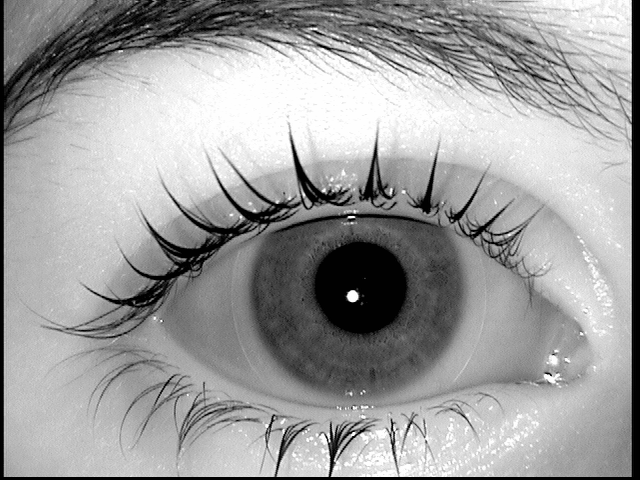
%> input picture images/iris5.bmp, 640 x 480 px
$ octave iris5.m   (GNU Octave 9; MATLAB toolbox functions it lacks are replaced by stand-ins)
%> lines starting %> are read from the running program, lines starting %| are printed output that depends on the picture; in (x1, y1, x2, y2) boxes, pixels count from 0 and x2, y2 are one past the last pixel; in counts of white or black regions, pixels touching at a corner belong together; the program's own positions count from 1
%--------------------------------------
% CSCI 59000 Biometrics - Iris/Retina Extraction
% Author: Chu-An Tsai
% 02/23/2020
%--------------------------------------

% This code is to detect the circles of pupil and iris, and find the boundary of eyelids.
% Then take the intersection of the donut region and detected eyelid region.
% Finally, unwrapping the donut.
% For iris5.bmp

clear,clc;

image = imread('images/iris5.bmp');
%> image is the input picture: size 480x640 uint8; min 0, max 255, mean 158.1
%image = rgb2gray(image);
[h,w] = size(image);
%> h = 480; w = 640
figure(1);
set (gcf,'Position',[0,300,w,h]);
%imshow(image);

% Find the inner circle(pupil) and the outer circle(iris)
[centers_inner, radii_inner, metric_inner] = imfindcircles(image,[45 50], 'ObjectPolarity','dark','Sensitivity',0.98,'EdgeThreshold',0.01);
%> centers_inner = [361.2 287.8; 291.7 160.7]; radii_inner = [46.15; 48.05]; metric_inner = [0.0389; 0.0233]
[centers_outer, radii_outer, metric_outer] = imfindcircles(image,[100 160],'ObjectPolarity','dark','Sensitivity',0.96,'EdgeThreshold',0.00000000001);
%> centers_outer = [357.7 295.5]; radii_outer = 108; metric_outer = 0.133

subplot(231)
imshow(image);
hold on
viscircles(centers_inner, radii_inner, 'EdgeColor','r');

subplot(232)
imshow(image);
hold on
viscircles(centers_outer, radii_outer, 'EdgeColor','b');

subplot(233)
imshow(image);
hold on
viscircles(centers_inner, radii_inner, 'EdgeColor','r');
hold on
viscircles(centers_outer, radii_outer, 'EdgeColor','b');


% Compute binary masks
bim_inner = zeros(h,w);
bim_outer = zeros(h,w);
xy_inner = [centers_inner(2),centers_inner(1)];
%> xy_inner = [291.7 361.2]
xy_outer = [centers_outer(2),centers_outer(1)];
%> xy_outer = [295.5 357.7]

for i = 1 : h
    for j = 1 : w
        xy = [i,j];
        if norm(xy-xy_inner) <= radii_inner
            bim_inner(i,j) = 1;
        end
        if norm(xy-xy_outer) <= radii_outer
            bim_outer(i,j) = 1;
        end
    end
end
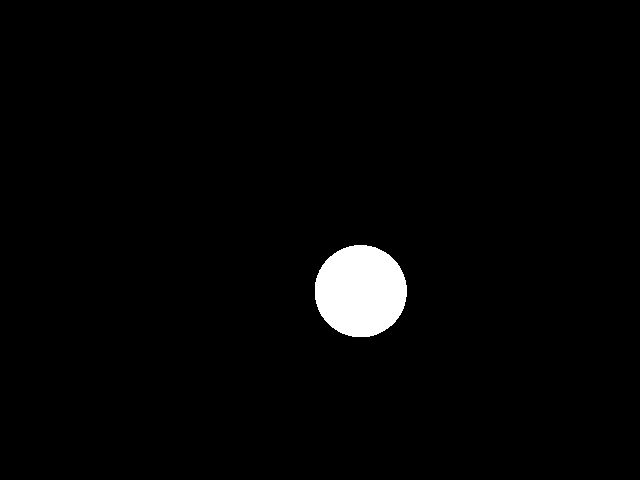
%> bim_inner: size 480x640 double; values 0 (black) and 1 (white), 2.2% white; 1 white region, box (x1, y1, x2, y2) and area: (315, 245, 407, 337) 6686
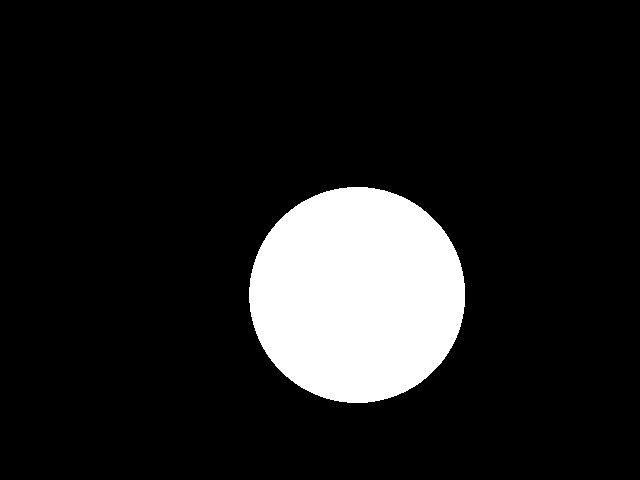
%> bim_outer: size 480x640 double; values 0 (black) and 1 (white), 11.9% white; 1 white region, box (x1, y1, x2, y2) and area: (249, 187, 465, 403) 36649

subplot(234)
imshow(bim_inner)
%hold on
%viscircles(centers_inner, radii_inner, 'EdgeColor','r');

subplot(235)
imshow(bim_outer)
%hold on
%viscircles(centers_outer, radii_outer, 'EdgeColor','b');

% Donut mask
bim_donut = bim_outer - bim_inner;
%> bim_donut: size 480x640 double; values 0 (black) and 1 (white), 9.8% white; 1 white region, box (x1, y1, x2, y2) and area: (249, 187, 465, 403) 29963

subplot(236)
imshow(bim_donut)
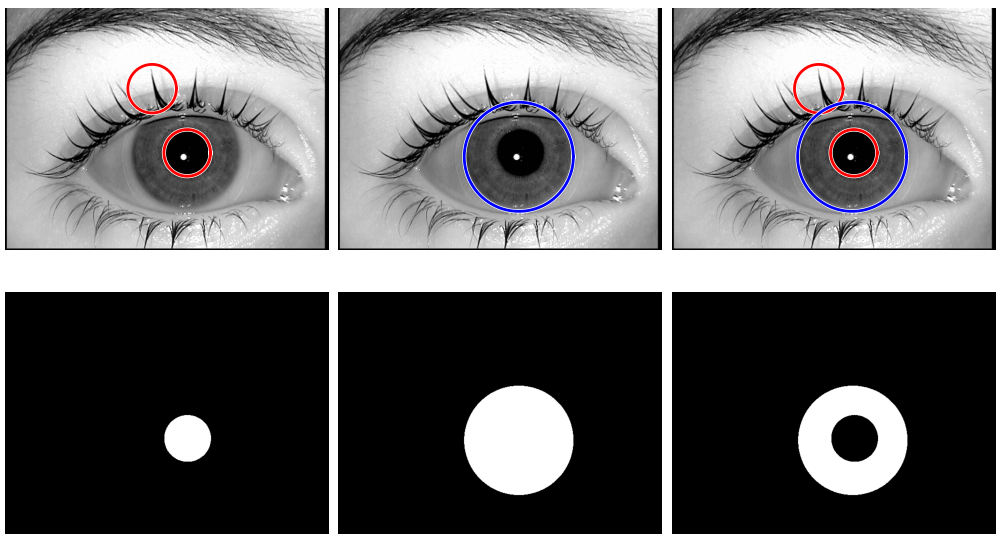
%> figure redrawn from the program's plot data, 6 panels
% [6 lines of commented-out code are left out]
[Px, Py] = snake_pgm('images/iris5.bmp');
% [101 lines not run here, left out]
function [Px, Py] = snake_pgm(filename)
%> called with filename = 'images/iris5.bmp'

[I,map] = imread(filename);
%> map = 256 rows, first 12: [0 0 0; 0.00392 0.00392 0.00392; 0.00784 0.00784 0.00784; 0.0118 0.0118 0.0118; 0.0157 0.0157 0.0157; 0.0196 0.0196 0.0196; 0.0235 0.0235 0.0235; 0.0275 0.0275 0.0275; 0.0314 0.0314 0.0314; 0.0353 0.0353 0.0353; 0.0392 0.0392 0.0392; 0.0431 0.0431 0.0431]

% Compute its edge map,
f = I/255;
%> f: size 480x640 uint8; values 0 (black) and 1 (white), 72.2% white; 541 black regions (515 under 20 px), largest, box (x1, y1, x2, y2) and area: (65, 135, 558, 402) 48278, (0, 0, 640, 480) 32452, (179, 382, 256, 452) 642
f0 = gaussianBlur(f,5);
%> in xconv2, `YT = real(ifft2(FY));`:
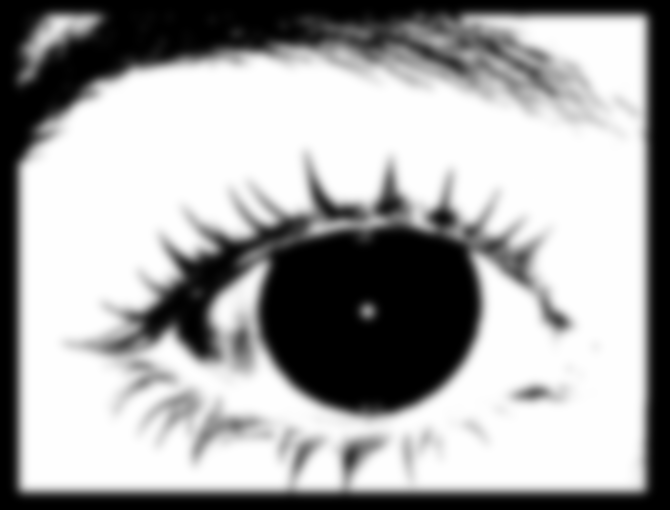
%> YT: size 510x670 double; min -9.16e-16, max 1, mean 0.649; drawn with min black and max white
%> in xconv2, `Y = YT(1+nl:n+nl,1+ml:m+ml);`:
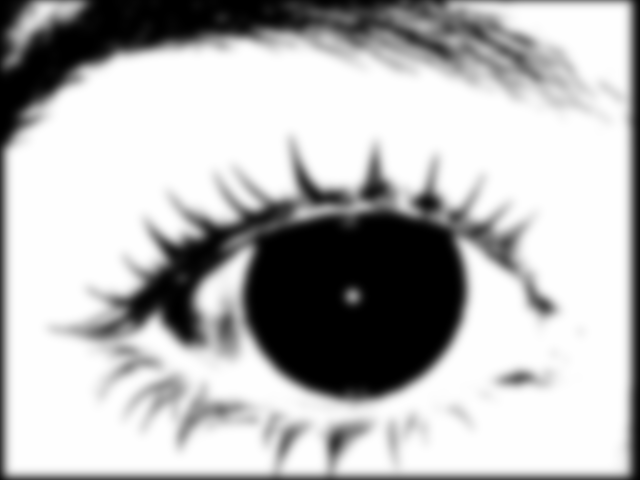
%> Y: size 480x640 double; min -9.16e-16, max 1, mean 0.718; drawn with min black and max white
[px,py] = gradient(f0);

% get the edge strength image
e = sqrt(px.^2 + py.^2);
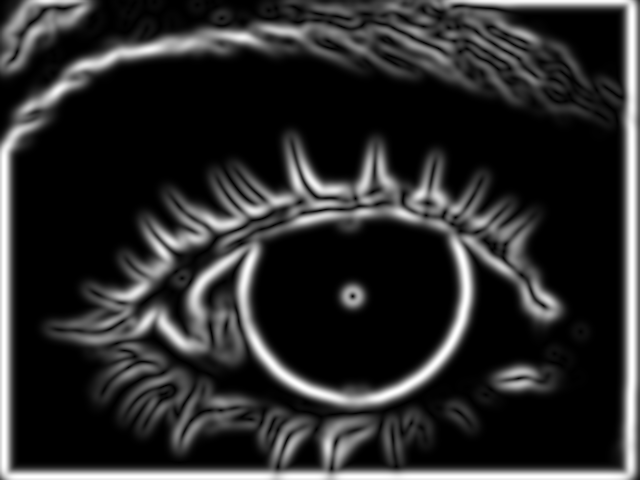
%> e: size 480x640 double; min 0, max 0.0794, mean 0.0138; drawn with min black and max white
[px, py] = gradient(e);
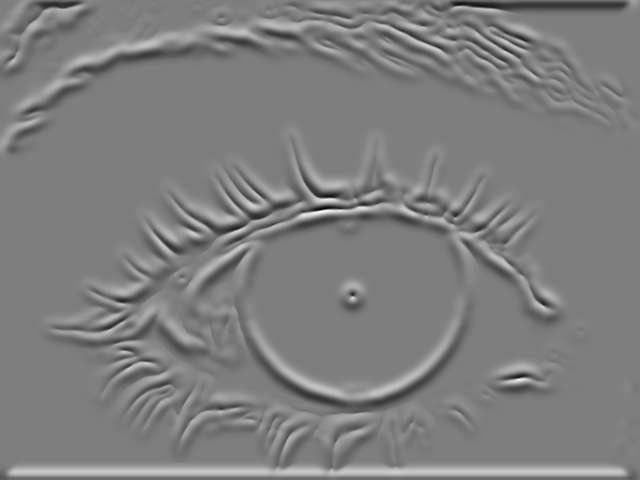
%> py: size 480x640 double; min -0.0164, max 0.0167, mean 7.58e-05; drawn with min black and max white

figure;
imdisp(f0);

% now allow manually input the snake points
[x,y] = snakeinit(1.0);
[x,y] = snakeinterp1(x,y,3); % snakeinterp1 does interpolation based on arc length

% snake deformation
disp(' ');
disp(' Press any key to start the deformation');
pause;

for i=1:100
   [x,y] = snakedeform(x,y,0.05,0.005,1,4,px,py,5);
   [x,y] = snakeinterp1(x,y,3); % reparamerization
   snakedisp(x,y,'r'),
   title(['Deformation in progress,  iter = ' num2str(i*5)])
   pause(0.00001);
end

disp(' ');
disp(' Press any key to display the final result');
pause;

figure;
imdisp(f0);
snakedisp(x,y,'r')
title(['Final result,  iter = ' num2str(i*5)]);

but =1;

while(1)

   disp(' ');
   disp('If satisfied with the final result,Press middle mouse button to exit');
   disp(' ');

   disp('If not satisfied with the final result, pull the snake, please');
   disp('Click the left mouse button to pick points to move toward.')
   disp('Press the right mouse button to continue the deformation.')

   % If only right mouse button clicked, then the snake will simply do more iterations
   % of convergence.
   Ptx = [];
   Pty = [];
   n =0;

   [s, t, but] = ginput(1);

   % If this is the middle button, exit
   if(but==2)
      break;
   end;

   maxGradient = max(e(:));
   ee =e;

   hold on;
   % but =1, picked the first point
   while but == 1
      n = n + 1;
      Ptx(n,1) = s;
      Pty(n,1) = t;
      plot(Ptx, Pty, 'b*');
      s = round(s);
      t = round(t);
      ee(s-2:s+2,t-2:t+2) = maxGradient;

      % pick another point (left button) or start deformation (right button)
      [s, t, but] = ginput(1);
   end

   if(but==2)
      break;
   end;

   [ppx, ppy] = gradient(ee);

   % but=3, start deformation
   for i=1:50,

      % Every attraction point's closest snake point will feel a force
      for j = 1:size(Ptx, 1)
         s =Ptx(j, 1);
         t =Pty(j, 1);

         d = sqrt((x-s).^2 + (y-t).^2);
         minD = min(d);
         idx = find(d==minD);

         x(idx) =s;
         y(idx) =t;
      end;

      [x,y] = snakedeform(x,y,0.05,0.03,1,4,ppx,ppy,5);
      [x,y] = snakeinterp1(x,y,3);
      snakedisp(x,y,'r')
      title(['Deformation in progress,  iter = ' num2str(i*5)])
      pause(0.00001);
   end

   %show final result
   snakedisp(x,y,'g');

   disp(' ');
   disp(' Press any key to display the final result');
   pause;

   figure,
   imdisp(f0);
   snakedisp(x,y,'r')
end;

% return the snake points
Px =x;
Py =y;
end
function GI = gaussianBlur(I,s)
% GAUSSIANBLUR blur the image with a gaussian kernel
%     GI = gaussianBlur(I,s)
%     I is the image, s is the standard deviation of the gaussian
%     kernel, and GI is the gaussian blurred image.


M = gaussianMask(1,s);
M = M/sum(sum(M));   % normalize the gaussian mask so that the sum is
                     % equal to 1
GI = xconv2(I,M);
end
function M = gaussianMask(k,s)
% k: the scaling factor
% s: standard variance

R = ceil(3*s); % cutoff radius of the gaussian kernal
for i = -R:R,
    for j = -R:R,
        M(i+ R+1,j+R+1) = k * exp(-(i*i+j*j)/2/s/s)/(2*pi*s*s);
    end
end

end
function Y = xconv2(I,G)
% function Y = xconv2(I,G)
%   I: the original image
%   G: the mask to be convoluted
%   Y: the convoluted result (by taking fft2, multiply and ifft2)
%
%   a similar version of the MATLAB conv2(I,G,'same'),  7/10/95
%   implemented by fft instead of doing direct convolution as in conv2
%   the result is almost same , differences are under 1e-10.
%   However, the speed of xconv2 is much faster than conv2 when
%   gaussian kernel has large standard variation.

[n,m] = size(I);
[n1,m1] = size(G);
FI = fft2(I,n+n1-1,m+m1-1);  % avoid aliasing
FG = fft2(G,n+n1-1,m+m1-1);
FY = FI.*FG;
YT = real(ifft2(FY));
nl = floor(n1/2);
ml = floor(m1/2);
Y = YT(1+nl:n+nl,1+ml:m+ml);
end
function imdisp(I)
% imdisp(I) - scale the dynamic range of an image and display it.

x = (0:255)./255;
grey = [x;x;x]';
minI = min(min(I));
%> minI = -9.16e-16
maxI = max(max(I));
%> maxI = 1
I = (I-minI)/(maxI-minI)*255;
image(I);
axis('square','off');
colormap(grey);

end
% [25 lines left out: functions snakedisp, uppertri, not called in this run]
function [x,y] = snakeinit(delta)
%SNAKEINIT  Manually initialize a 2-D, closed snake
%   [x,y] = SNAKEINIT(delta)
%
%   delta: interpolation step

hold on

x = [];
y = [];
n =0;

% Loop, picking up the points
disp('Left mouse button picks points.')
disp('Right mouse button picks last point.')

but = 1;
while but == 1
%> (the run ends here)

$ run again, with images/iris3.jpg saved as images/iris5.bmp
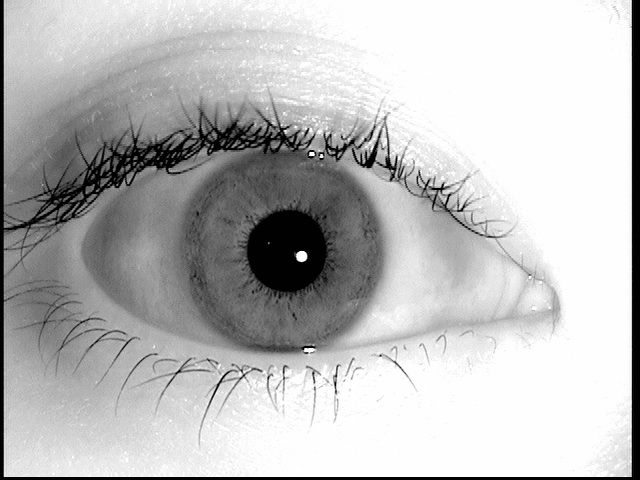
%> input picture images/iris3.jpg, 640 x 480 px
%> image is the input picture: size 480x640x3 uint8; min 0, max 255, mean 188.1
%> centers_inner = [234.9 235.9]; radii_inner = 46.11; metric_inner = 0.012
%> centers_outer = [279 251.4]; radii_outer = 105.9; metric_outer = 0.168
%> xy_inner = [235.9 234.9]
%> xy_outer = [251.4 279]
%> after the loop `for i = 1 : h`:
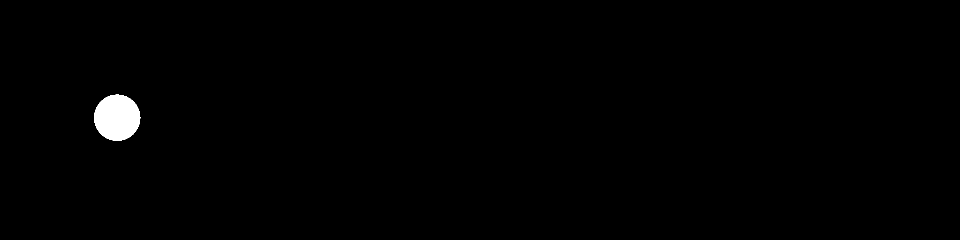
%> bim_inner: size 480x1920 double (shown at 1/2 size); values 0 (black) and 1 (white), 0.72% white; 1 white region, box (x1, y1, x2, y2) and area: (188, 189, 281, 282) 6681
%> bim_donut: size 480x1920 double; values 0 (black) and 1 (white), 3.1% white; 1 white region, box (x1, y1, x2, y2) and area: (173, 145, 384, 357) 28550
%> map = []
%> f: size 480x640x3 uint8; values 0 (black) and 1 (white), 77.7% white; 338 black regions (326 under 20 px), largest, box (x1, y1, x2, y2) and area: (0, 0, 640, 480) 67128, (165, 358, 210, 389) 107, (86, 330, 127, 353) 100
%> in snake_pgm, `[px, py] = gradient(e);`:
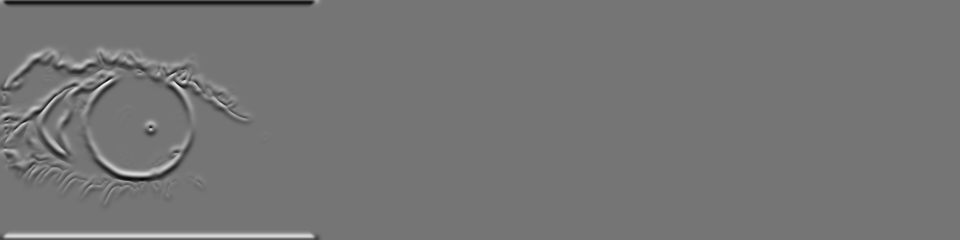
%> py: size 480x1920 double (shown at 1/2 size); min -0.0112, max 0.0131, mean -4.89e-06; drawn with min black and max white
%> minI = -5.85e-16
%> maxI = 1
